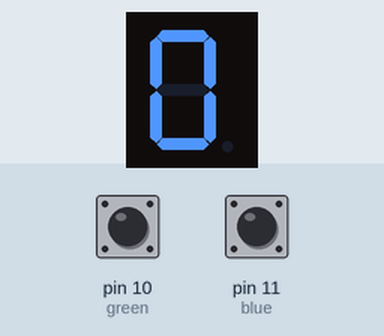
Recording of a sketch running on a simulated Arduino Uno, built with avr-gcc and run on an emulated ATmega328P. Parts: 1-digit seven-segment display. Wiring (inferred from the names in the program): 1-digit 7-segment display, segments lit when LOW: segments pin 2, pin 3, pin 4, pin 5, pin 6, pin 7, pin 8. Inputs (shaded band) come from the test bench; at power-on: pin 10 (green) HIGH, pin 11 (blue) HIGH. The segment pins are drawn as the display they are named for.

Above: at 1.2 s.
1.3 s: pin 10 (green) pulled LOW for 1 s
At 1.45 s:
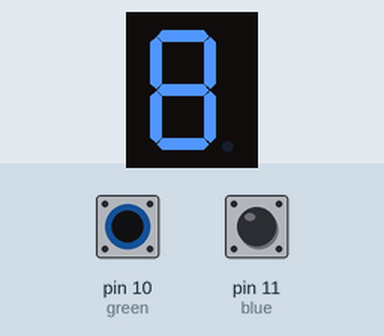
3.8 s: pin 11 (blue) pulled LOW for 1 s
At 4.7 s:
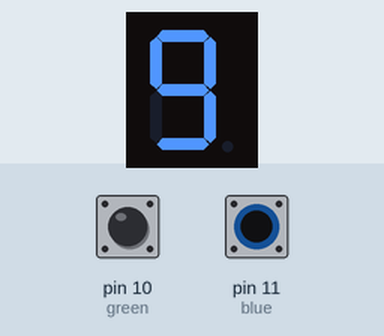
Timing chart, 0 to 6.8 s (numbered marks = the images above; inputs shaded):
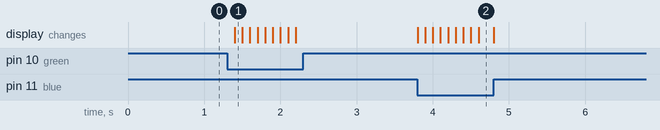

The sketch:

counter.ino
```cpp
// Onde cada segmento do display está conectado
int a = 2;
int b = 3;
int c = 4;
int d = 5;
int e = 6;
int f = 7;
int g = 8;
// Onde os botões estão conectados
int green = 10;
int blue = 11;
int op;
void setup() {
  // Define cada segmento como saída
  pinMode(a,OUTPUT);
  pinMode(b,OUTPUT);
  pinMode(c,OUTPUT);
  pinMode(d,OUTPUT);
  pinMode(e,OUTPUT);
  pinMode(f,OUTPUT);
  pinMode(g,OUTPUT);
  // Define os botões como saídas
  pinMode(green, INPUT_PULLUP);
  pinMode(blue, INPUT_PULLUP);
  op = 0;
}

void zero(){
  // Função que mostra o número 0 no display
  digitalWrite(g,HIGH);
  digitalWrite(a,LOW);
  digitalWrite(b,LOW);
  digitalWrite(c,LOW);
  digitalWrite(d,LOW);
  digitalWrite(e,LOW);
  digitalWrite(f,LOW);
}

void one(){
  // Função que mostra o número 1 no display
  digitalWrite(a,HIGH);
  digitalWrite(d,HIGH);
  digitalWrite(e,HIGH);
  digitalWrite(f,HIGH);
  digitalWrite(g,HIGH);
  digitalWrite(b,LOW);
  digitalWrite(c,LOW);
}

void two(){
  // Função que mostra o número 2 no display
  digitalWrite(c,HIGH);
  digitalWrite(f,HIGH);
  digitalWrite(a,LOW);
  digitalWrite(b,LOW);
  digitalWrite(d,LOW);
  digitalWrite(e,LOW);
  digitalWrite(f,HIGH);
  digitalWrite(g,LOW);
}

void three(){
  // Função que mostra o número 3 no display
  digitalWrite(e,HIGH);
  digitalWrite(f,HIGH);
  digitalWrite(a,LOW);
  digitalWrite(b,LOW);
  digitalWrite(c,LOW);
  digitalWrite(d,LOW);
  digitalWrite(g,LOW);
}
void four(){
  // Função que mostra o número 4 no display
  digitalWrite(a,HIGH);
  digitalWrite(d,HIGH);
  digitalWrite(e,HIGH);
  digitalWrite(b,LOW);
  digitalWrite(c,LOW);
  digitalWrite(f,LOW);
  digitalWrite(g,LOW);
}

void five(){
  // Função que mostra o número 5 no display
  digitalWrite(b,HIGH);
  digitalWrite(e,HIGH);
  digitalWrite(a,LOW);
  digitalWrite(c,LOW);
  digitalWrite(d,LOW);
  digitalWrite(f,LOW);
  digitalWrite(g,LOW);
}

void six(){
  // Função que mostra o número 6 no display
  digitalWrite(b,HIGH);
  digitalWrite(a,LOW);
  digitalWrite(c,LOW);
  digitalWrite(d,LOW);
  digitalWrite(e,LOW);
  digitalWrite(f,LOW);
  digitalWrite(g,LOW);
}

void seven(){
  // Função que mostra o número 7 no display
  digitalWrite(d,HIGH);
  digitalWrite(e,HIGH);
  digitalWrite(f,HIGH);
  digitalWrite(g,HIGH);
  digitalWrite(a,LOW);
  digitalWrite(b,LOW);
  digitalWrite(c,LOW);
}

void eight(){
  // Função que mostra o número 8 no display
  digitalWrite(a,LOW);
  digitalWrite(b,LOW);
  digitalWrite(c,LOW);
  digitalWrite(d,LOW);
  digitalWrite(e,LOW);
  digitalWrite(f,LOW);
  digitalWrite(g,LOW);
}

void nine(){
  // Função que mostra o número 9 no display
  digitalWrite(e,HIGH);
  digitalWrite(a,LOW);
  digitalWrite(b,LOW);
  digitalWrite(c,LOW);
  digitalWrite(d,LOW);
  digitalWrite(f,LOW);
  digitalWrite(g,LOW);
}

void loop() {
  // Lê a entrada dos botões
  int rGreen = digitalRead(green);
  int rBlue = digitalRead(blue);
  if (rGreen == LOW) op = op-1; // Botão verde diminui
  if (rBlue == LOW) op = op+1; // Botão azul aumenta
  if(op == 0){ // Exibe 0
    zero();
  }
  else if(op == 1){ // Exibe 1
    one();
  }
  else if(op == 2){ // Exibe 2
    two();
  }
  else if(op == 3){ // Exibe 3
    three();
  }
  else if(op == 4){ // Exibe 4
    four();
  }
  else if(op == 5){ // Exibe 5
    five();
  }
  else if(op == 6){ // Exibe 6
    six();
  }
  else if(op == 7){ // Exibe 7
    seven();
  }
  else if(op == 8){ // Exibe 8
    eight();
  }
  else if(op == 9){ // Exibe 9
    nine();
  }
  else if (op > 9) op = 0; // Quando maior que 9 volta a 0
  else if (op < 0) op = 9; // Quando menor que zero volta a 9
  delay(100);
}
```

Measured:
- after the input at 1.3 s, the display: changes after 0.10 s (image 1)
- after the input at 3.8 s, the display: first changes at once (image 2 shows a later state)
